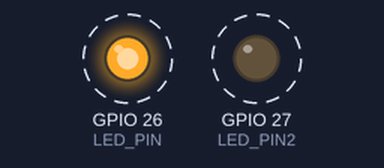
This sketch was run on a simulated ESP32. On the bench: output pins drawn as LEDs (lit = HIGH). Dashed ring = blinking. What the sketch prints to the serial monitor is not drawn.

Above: at 0.2 s.
Timing chart, 0 to 4.6 s (numbered marks = the images above):
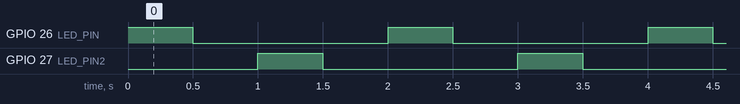

Measured:
- by itself, GPIO 26 (LED_PIN), GPIO 27 (LED_PIN2): alternates HIGH for 0.50 s and LOW for 1.5 s
- by itself, everything shown: repeats every 2.0 s, in 4 steps

The sketch:

led_blink.ino
```cpp
int LED_PIN = 26;
int LED_PIN2=27;
void setup() {
  // put your setup code here, to run once:
  Serial.begin(115200);
  pinMode(LED_PIN,OUTPUT);
  pinMode(LED_PIN2,OUTPUT);

}

void loop() {
  // put your main code here, to run repeatedly:
  digitalWrite(LED_PIN,HIGH);
  Serial.println("HIGH");
  delay(500);
  digitalWrite(LED_PIN,LOW);
   Serial.println("LOW");
  delay(500);
  digitalWrite(LED_PIN2,HIGH);
   Serial.println("HIGH");
  delay(500);
  digitalWrite(LED_PIN2,LOW);
   Serial.println("LOW");
  delay(500);

}
```
